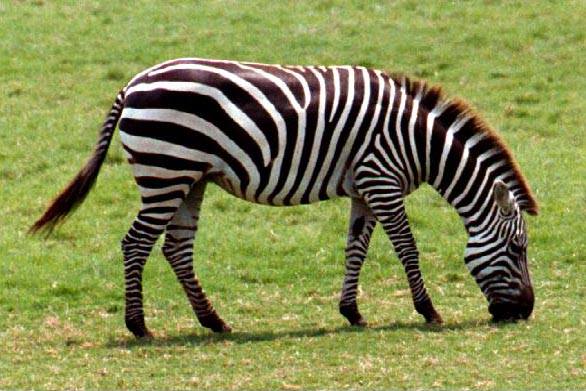
%> input picture M-ANA/TP6/zebra_b.jpg, 586 x 391 px
$ octave Exo22.m   (GNU Octave 9; MATLAB toolbox functions it lacks are replaced by stand-ins)
%> lines starting %> are read from the running program, lines starting %| are printed output that depends on the picture
clear all;close all;
A=imread('zebra_b.jpg');
%> A is the input picture: size 391x586x3 uint8; mean R, G, B 132.5, 138.4, 80.5
A= A(:,:,1);
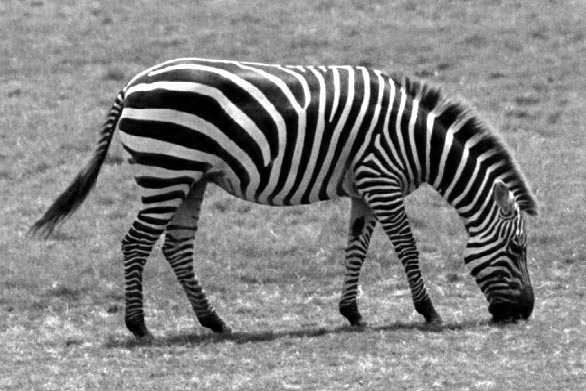
%> A: size 391x586 uint8; min 0, max 255, mean 132.5

[a,b]=size(A);
%> a = 391; b = 586

figure(1);

subplot(2,2,1);
imagesc(A);
colormap ('gray');

TF_A = fftshift(fft2(A));

subplot(2,2,2);
imagesc (log10((abs(TF_A))));

f= 50;
X = 1:a;
%> X = 391 values from 1 to 391
indice_x = find( abs(X -(a/2)) > f );
%> indice_x = 291 values from 1 to 391
TF_A (indice_x, :) =0;

Y = 1:b;
%> Y = 586 values from 1 to 586
indice_y = find( abs(Y-(b/2)) > f );
%> indice_y = 485 values from 1 to 586
TF_A (: , indice_y) =0;

subplot(2,2,3);
imagesc (log10((abs(TF_A))));

Ar = ifft2(TF_A);
subplot(2,2,4);
imagesc(abs(Ar));
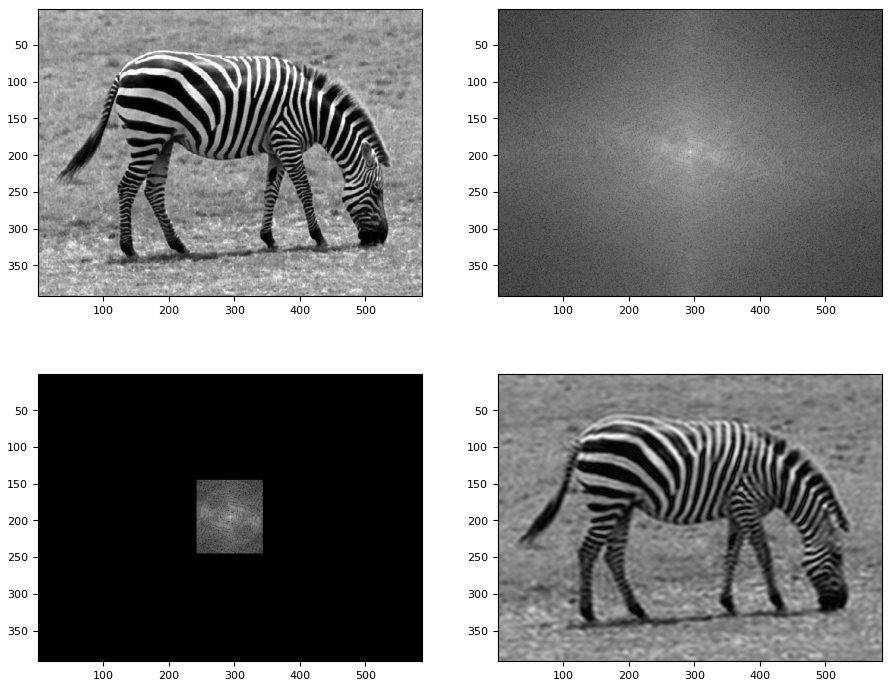
%> figure redrawn from the program's plot data, 4 panels
